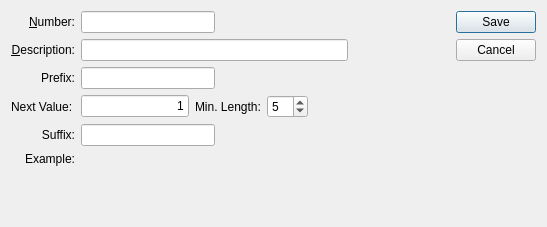
<?xml version="1.0" encoding="UTF-8"?>
<ui version="4.0">
 <comment>This file is part of the xTuple ERP: PostBooks Edition, a free and
open source Enterprise Resource Planning software suite,
Copyright (c) 1999-2011 by OpenMFG LLC, d/b/a xTuple.
It is licensed to you under the Common Public Attribution License
version 1.0, the full text of which (including xTuple-specific Exhibits)
is available at www.xtuple.com/CPAL.  By using this software, you agree
to be bound by its terms.</comment>
 <class>lotSerialSequence</class>
 <widget class="QDialog" name="lotSerialSequence">
  <property name="geometry">
   <rect>
    <x>0</x>
    <y>0</y>
    <width>547</width>
    <height>227</height>
   </rect>
  </property>
  <property name="windowTitle">
   <string>Lot/Serial Sequence</string>
  </property>
  <layout class="QGridLayout" name="gridLayout_2">
   <item row="0" column="0">
    <layout class="QVBoxLayout" name="verticalLayout">
     <item>
      <layout class="QHBoxLayout" name="horizontalLayout_4">
       <item>
        <layout class="QGridLayout" name="gridLayout">
         <item row="0" column="0">
          <widget class="QLabel" name="_numberLit">
           <property name="text">
            <string>&amp;Number:</string>
           </property>
           <property name="alignment">
            <set>Qt::AlignRight|Qt::AlignTrailing|Qt::AlignVCenter</set>
           </property>
           <property name="buddy">
            <cstring>_number</cstring>
           </property>
          </widget>
         </item>
         <item row="0" column="1">
          <layout class="QHBoxLayout">
           <property name="spacing">
            <number>0</number>
           </property>
           <item>
            <widget class="XLineEdit" name="_number"/>
           </item>
           <item>
            <spacer name="Spacer18">
             <property name="orientation">
              <enum>Qt::Horizontal</enum>
             </property>
             <property name="sizeType">
              <enum>QSizePolicy::Expanding</enum>
             </property>
             <property name="sizeHint" stdset="0">
              <size>
               <width>20</width>
               <height>20</height>
              </size>
             </property>
            </spacer>
           </item>
          </layout>
         </item>
         <item row="1" column="0">
          <widget class="QLabel" name="_descriptionLit">
           <property name="text">
            <string>&amp;Description:</string>
           </property>
           <property name="alignment">
            <set>Qt::AlignRight|Qt::AlignTrailing|Qt::AlignVCenter</set>
           </property>
           <property name="buddy">
            <cstring>_description</cstring>
           </property>
          </widget>
         </item>
         <item row="1" column="1">
          <widget class="XLineEdit" name="_description"/>
         </item>
         <item row="3" column="0">
          <widget class="QLabel" name="_nextValueLit">
           <property name="text">
            <string>Next Value:</string>
           </property>
          </widget>
         </item>
         <item row="3" column="1">
          <layout class="QHBoxLayout" name="horizontalLayout">
           <item>
            <widget class="XLineEdit" name="_nextValue">
             <property name="text">
              <string>1</string>
             </property>
             <property name="alignment">
              <set>Qt::AlignRight|Qt::AlignTrailing|Qt::AlignVCenter</set>
             </property>
            </widget>
           </item>
           <item>
            <widget class="XLabel" name="_lengthLit">
             <property name="text">
              <string>Min. Length:</string>
             </property>
            </widget>
           </item>
           <item>
            <widget class="XSpinBox" name="_length">
             <property name="minimum">
              <number>1</number>
             </property>
             <property name="value">
              <number>5</number>
             </property>
            </widget>
           </item>
           <item>
            <spacer name="horizontalSpacer">
             <property name="orientation">
              <enum>Qt::Horizontal</enum>
             </property>
             <property name="sizeHint" stdset="0">
              <size>
               <width>40</width>
               <height>20</height>
              </size>
             </property>
            </spacer>
           </item>
          </layout>
         </item>
         <item row="2" column="1">
          <layout class="QHBoxLayout" name="horizontalLayout_2">
           <item>
            <widget class="XLineEdit" name="_prefix"/>
           </item>
           <item>
            <spacer name="horizontalSpacer_2">
             <property name="orientation">
              <enum>Qt::Horizontal</enum>
             </property>
             <property name="sizeHint" stdset="0">
              <size>
               <width>40</width>
               <height>20</height>
              </size>
             </property>
            </spacer>
           </item>
          </layout>
         </item>
         <item row="2" column="0">
          <widget class="XLabel" name="_prefixLit">
           <property name="text">
            <string>Prefix:</string>
           </property>
           <property name="alignment">
            <set>Qt::AlignRight|Qt::AlignTrailing|Qt::AlignVCenter</set>
           </property>
          </widget>
         </item>
         <item row="4" column="0">
          <widget class="XLabel" name="_suffixLit">
           <property name="text">
            <string>Suffix:</string>
           </property>
           <property name="alignment">
            <set>Qt::AlignRight|Qt::AlignTrailing|Qt::AlignVCenter</set>
           </property>
          </widget>
         </item>
         <item row="5" column="0">
          <widget class="XLabel" name="_exampleLit">
           <property name="text">
            <string>Example:</string>
           </property>
           <property name="alignment">
            <set>Qt::AlignRight|Qt::AlignTrailing|Qt::AlignVCenter</set>
           </property>
          </widget>
         </item>
         <item row="5" column="1">
          <widget class="XLabel" name="_example">
           <property name="sizePolicy">
            <sizepolicy hsizetype="Expanding" vsizetype="Preferred">
             <horstretch>0</horstretch>
             <verstretch>0</verstretch>
            </sizepolicy>
           </property>
          </widget>
         </item>
         <item row="4" column="1">
          <layout class="QHBoxLayout" name="horizontalLayout_3">
           <item>
            <widget class="XLineEdit" name="_suffix"/>
           </item>
           <item>
            <spacer name="horizontalSpacer_3">
             <property name="orientation">
              <enum>Qt::Horizontal</enum>
             </property>
             <property name="sizeHint" stdset="0">
              <size>
               <width>40</width>
               <height>20</height>
              </size>
             </property>
            </spacer>
           </item>
          </layout>
         </item>
        </layout>
       </item>
       <item>
        <spacer name="horizontalSpacer_4">
         <property name="orientation">
          <enum>Qt::Horizontal</enum>
         </property>
         <property name="sizeHint" stdset="0">
          <size>
           <width>0</width>
           <height>20</height>
          </size>
         </property>
        </spacer>
       </item>
       <item>
        <layout class="QVBoxLayout">
         <property name="spacing">
          <number>5</number>
         </property>
         <item>
          <widget class="QDialogButtonBox" name="_buttonBox">
           <property name="orientation">
            <enum>Qt::Vertical</enum>
           </property>
           <property name="standardButtons">
            <set>QDialogButtonBox::Cancel|QDialogButtonBox::Save</set>
           </property>
          </widget>
         </item>
         <item>
          <spacer name="Spacer20">
           <property name="orientation">
            <enum>Qt::Vertical</enum>
           </property>
           <property name="sizeType">
            <enum>QSizePolicy::Expanding</enum>
           </property>
           <property name="sizeHint" stdset="0">
            <size>
             <width>20</width>
             <height>20</height>
            </size>
           </property>
          </spacer>
         </item>
        </layout>
       </item>
      </layout>
     </item>
     <item>
      <spacer name="verticalSpacer">
       <property name="orientation">
        <enum>Qt::Vertical</enum>
       </property>
       <property name="sizeHint" stdset="0">
        <size>
         <width>20</width>
         <height>0</height>
        </size>
       </property>
      </spacer>
     </item>
    </layout>
   </item>
  </layout>
 </widget>
 <layoutdefault spacing="6" margin="11"/>
 <pixmapfunction>qPixmapFromMimeSource</pixmapfunction>
 <customwidgets>
  <customwidget>
   <class>XLabel</class>
   <extends>QLabel</extends>
   <header>xlabel.h</header>
  </customwidget>
  <customwidget>
   <class>XLineEdit</class>
   <extends>QLineEdit</extends>
   <header>xlineedit.h</header>
   <container>1</container>
  </customwidget>
  <customwidget>
   <class>XSpinBox</class>
   <extends>QSpinBox</extends>
   <header>xspinbox.h</header>
  </customwidget>
 </customwidgets>
 <tabstops>
  <tabstop>_number</tabstop>
  <tabstop>_description</tabstop>
  <tabstop>_prefix</tabstop>
  <tabstop>_nextValue</tabstop>
  <tabstop>_length</tabstop>
  <tabstop>_suffix</tabstop>
 </tabstops>
 <includes>
  <include location="global">parameter.h</include>
 </includes>
 <resources/>
 <connections/>
</ui>
